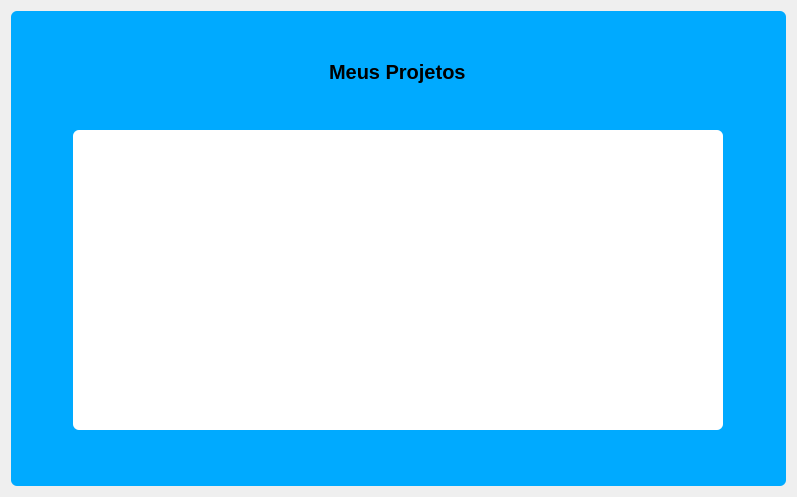
           <widget class="QWidget" name="page_meusprojetos">
            <layout class="QGridLayout" name="gridLayout_94">
             <item row="0" column="0">
              <widget class="QFrame" name="frame_5">
               <property name="minimumSize">
                <size>
                 <width>775</width>
                 <height>475</height>
                </size>
               </property>
               <property name="maximumSize">
                <size>
                 <width>775</width>
                 <height>475</height>
                </size>
               </property>
               <property name="styleSheet">
                <string notr="true">background-color:  rgb(0, 170, 255);
border-radius: 6px;</string>
               </property>
               <property name="frameShape">
                <enum>QFrame::StyledPanel</enum>
               </property>
               <property name="frameShadow">
                <enum>QFrame::Raised</enum>
               </property>
               <layout class="QGridLayout" name="gridLayout_96">
                <item row="2" column="0">
                 <spacer name="verticalSpacer_23">
                  <property name="orientation">
                   <enum>Qt::Vertical</enum>
                  </property>
                  <property name="sizeType">
                   <enum>QSizePolicy::Fixed</enum>
                  </property>
                  <property name="sizeHint" stdset="0">
                   <size>
                    <width>20</width>
                    <height>40</height>
                   </size>
                  </property>
                 </spacer>
                </item>
                <item row="3" column="0">
                 <widget class="QTableWidget" name="table_meusprojetos">
                  <property name="minimumSize">
                   <size>
                    <width>650</width>
                    <height>300</height>
                   </size>
                  </property>
                  <property name="maximumSize">
                   <size>
                    <width>650</width>
                    <height>300</height>
                   </size>
                  </property>
                  <property name="styleSheet">
                   <string notr="true">background-color: white;</string>
                  </property>
                 </widget>
                </item>
                <item row="0" column="0">
                 <spacer name="verticalSpacer_24">
                  <property name="orientation">
                   <enum>Qt::Vertical</enum>
                  </property>
                  <property name="sizeType">
                   <enum>QSizePolicy::Fixed</enum>
                  </property>
                  <property name="sizeHint" stdset="0">
                   <size>
                    <width>20</width>
                    <height>40</height>
                   </size>
                  </property>
                 </spacer>
                </item>
                <item row="1" column="0" alignment="Qt::AlignHCenter">
                 <widget class="QLabel" name="label_41">
                  <property name="styleSheet">
                   <string notr="true">font-weight:bold;
font-size: 20px;
</string>
                  </property>
                  <property name="text">
                   <string>Meus Projetos</string>
                  </property>
                 </widget>
                </item>
                <item row="4" column="0">
                 <spacer name="verticalSpacer_25">
                  <property name="orientation">
                   <enum>Qt::Vertical</enum>
                  </property>
                  <property name="sizeHint" stdset="0">
                   <size>
                    <width>20</width>
                    <height>40</height>
                   </size>
                  </property>
                 </spacer>
                </item>
               </layout>
              </widget>
             </item>
            </layout>
           </widget>
